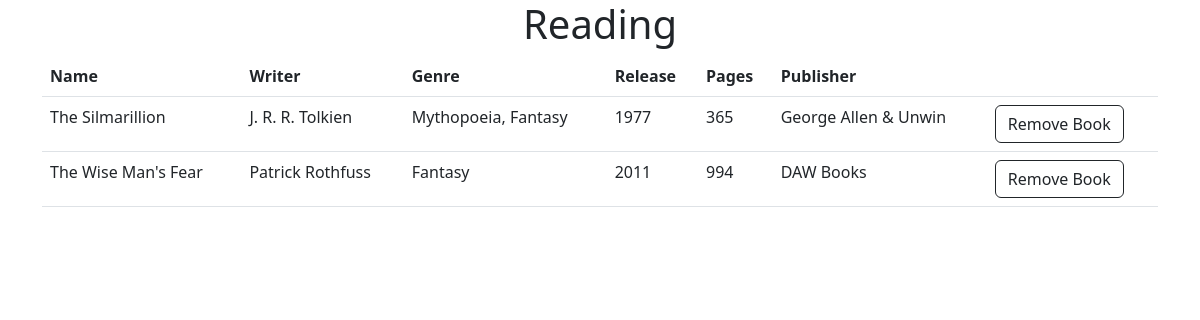
Page /reading on the committed database.
### models/books.py (models this page shows, shortened)
class Books(db.Model):
    __tablename__ = "books"
    id = db.Column(db.Integer, primary_key=True, autoincrement=True)
    name = db.Column(db.String(200))
    writer = db.Column(db.String(200))
    genre = db.Column(db.String(200))
    release = db.Column(db.String(50))
    pages = db.Column(db.String(50))
    publisher = db.Column(db.String(200))

### routes/booksBp.py (the view)
@booksBp.route('/reading', methods=['GET', 'POST'])
def reading_list():
    db.create_all()
    books_query = db.session.query(Books, Reading).join(Reading, Reading.book_id == Books.id).all()
    result = []
    for tuple in books_query:
        result.append(tuple[0])
    return render_template('reading.html', books = result, title='Reading')

### templates/reading.html (shortened to what this page needs)
<!doctype html>
<html lang="pt-br">
    <head>
        <link rel="stylesheet" href="https://cdn.jsdelivr.net/npm/bootstrap@5.2.0/dist/css/bootstrap.min.css">
    </head>
    <body>
        <h1 style="text-align: center;">{{title}}</h1>
        <form method="post" action="">
            <div class="container">
                <div class="row">
                    <div class="col-xs-12">
                        <table class="table">
                            <thead>
                                <th>Name</th>
                                <th>Writer</th>
                                <th>Genre</th>
                                <th>Release</th>
                                <th>Pages</th>
                                <th>Publisher</th>
                                <th></th>
                            </thead>
                            <tbody>
                                {% for book in books %}
                                <tr>
                                    <td>{{book.name}}</td>
                                    <td>{{book.writer}}</td>
                                    <td>{{book.genre}}</td>
                                    <td>{{book.release}}</td>
                                    <td>{{book.pages}}</td>
                                    <td>{{book.publisher}}</td>
                                    <td>
                                        <form action="/book/dlt/{{book.id}}" method="post">
                                            <button type="submit" class="btn btn-outline-dark" role="button" name="RemoveBook_Name" id="RemoveBookName">Remove Book</button>
                                        </form>
                                    </td>
                                </tr>
                                {% endfor %}
                            </tbody>
                        </table>
                    </div>
                </div>
            </div>
        </form>
    </body>
</html>

### rows in the picture
Books: name "The Silmarillion", writer "J. R. R. Tolkien", genre "Mythopoeia, Fantasy", release "1977", pages "365", publisher "George Allen & Unwin"
Books: name "The Wise Man's Fear", writer "Patrick Rothfuss", genre "Fantasy", release "2011", pages "994", publisher "DAW Books"
